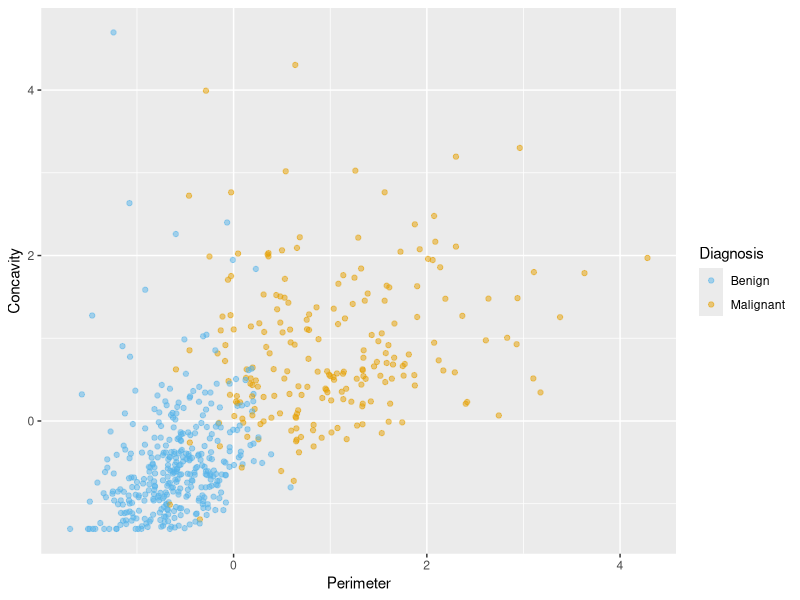

R code for this plot:
## ---- chunk 1
knitr::opts_chunk$set(echo = TRUE)
## ---- chunk 2
# load libraries
library(tidyverse)
library(caret)

#load data
cancer <- read_csv("data/clean-wdbc.data.csv") %>% 
  mutate(Class = as.factor(Class)) # because we will be doing statistical analysis on a categorical variable

# colour palette
cbPalette <- c("#56B4E9", "#E69F00","#009E73", "#F0E442", "#0072B2", "#D55E00", "#CC79A7", "#999999") 

# create scatter plot of tumour cell concavity versus perimeter, 
# labelling the points be diagnosis class
perim_concav <- cancer %>%  
  ggplot(aes(x = Perimeter, y = Concavity, color = Class)) + 
    geom_point(alpha = 0.5) +
    labs(color = "Diagnosis") + 
    scale_color_manual(labels = c("Benign", "Malignant"), values = cbPalette)
perim_concav
## ---- chunk 3
set.seed(1234) # makes the random selection of rows reproducible
set_rows <- cancer %>% 
  select(Class) %>% 
  unlist() %>% # converts Class from a tibble to a vector
  createDataPartition(p = 0.75, list = FALSE)
head(set_rows)
## ---- chunk 4
training_set <- cancer %>% slice(set_rows)
validation_set <- cancer %>% slice(-set_rows)
glimpse(training_set)
## ---- chunk 5
glimpse(validation_set)
## ---- chunk 6
X_train <- training_set %>% 
  select(Concavity, Perimeter) %>% 
  data.frame()
Y_train <- training_set %>% 
  select(Class) %>% 
  unlist()
k = data.frame(k = 3)
model_knn <- train(x = X_train, y = Y_train, method = "knn", tuneGrid = k)
model_knn
## ---- chunk 7
X_validation <- validation_set %>% 
  select(Concavity, Perimeter) %>% 
  data.frame()
Y_validation_predicted <- predict(object = model_knn, X_validation)
head(Y_validation_predicted)
## ---- chunk 8
Y_validation <- validation_set %>% 
  select(Class) %>% 
  unlist()

model_quality <- confusionMatrix(data = Y_validation_predicted, reference = Y_validation)
model_quality
## ---- chunk 9
model_quality$overall[1]
## ---- chunk 10
set.seed(4321) # makes the random selection of rows reproducible
set_rows <- cancer %>% 
  select(Class) %>% 
  unlist() %>% # converts Class from a tibble to a vector
  createDataPartition(p = 0.75, list = FALSE)
training_set <- cancer %>% slice(set_rows)
validation_set <- cancer %>% slice(-set_rows)
X_train <- training_set %>% 
  select(Concavity, Perimeter) %>% 
  data.frame()
Y_train <- training_set %>% 
  select(Class) %>% 
  unlist()
k = data.frame(k = 3)
model_knn <- train(x = X_train, y = Y_train, method = "knn", tuneGrid = k)
X_validation <- validation_set %>% 
  select(Concavity, Perimeter) %>% 
  data.frame()
Y_validation_predicted <- predict(object = model_knn, X_validation)
Y_validation <- validation_set %>% 
  select(Class) %>% 
  unlist()
model_quality <- confusionMatrix(data = Y_validation_predicted, reference = Y_validation)
model_quality$overall[1]
## ---- chunk 11
set.seed(8765) # makes the random selection of rows reproducible
set_rows <- cancer %>% 
  select(Class) %>% 
  unlist() %>% # converts Class from a tibble to a vector
  createDataPartition(p = 0.75, list = FALSE)
training_set <- cancer %>% slice(set_rows)
validation_set <- cancer %>% slice(-set_rows)
X_train <- training_set %>% 
  select(Concavity, Perimeter) %>% 
  data.frame()
Y_train <- training_set %>% 
  select(Class) %>% 
  unlist()
k = data.frame(k = 3)
model_knn <- train(x = X_train, y = Y_train, method = "knn", tuneGrid = k)
X_validation <- validation_set %>% 
  select(Concavity, Perimeter) %>% 
  data.frame()
Y_validation_predicted <- predict(object = model_knn, X_validation)
Y_validation <- validation_set %>% 
  select(Class) %>% 
  unlist()
model_quality <- confusionMatrix(data = Y_validation_predicted, reference = Y_validation)
model_quality$overall[1]
## ---- chunk 12
set.seed(1234)
train_control <- trainControl(method="cv", number = 5)
## ---- chunk 13
X_cancer <- cancer %>% 
  select(Concavity, Perimeter) %>% 
  data.frame()
Y_cancer <- cancer %>% 
  select(Class) %>% 
  unlist()
k = data.frame(k = 3)
knn_model_cv_5fold <- train(x = X_cancer, y = Y_cancer, method = "knn", tuneGrid = k, trControl = train_control)
knn_model_cv_5fold
## ---- chunk 14
train_control <- trainControl(method="cv", number = 10)
knn_model_cv_10fold <- train(x = X_cancer, y = Y_cancer, method = "knn", tuneGrid = k, trControl = train_control)
knn_model_cv_10fold
